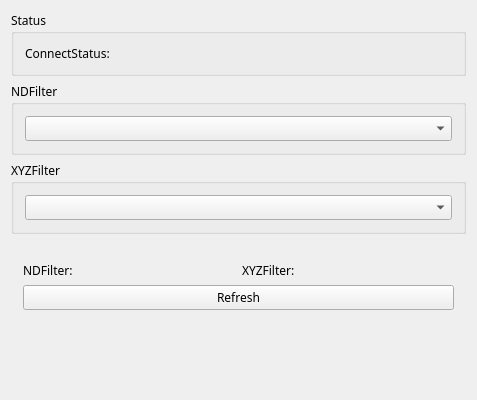
<?xml version="1.0" encoding="UTF-8"?>
<ui version="4.0">
 <class>FilterWheelWidgetClass</class>
 <widget class="QWidget" name="FilterWheelWidgetClass">
  <property name="geometry">
   <rect>
    <x>0</x>
    <y>0</y>
    <width>477</width>
    <height>400</height>
   </rect>
  </property>
  <property name="font">
   <font>
    <family>微软雅黑</family>
   </font>
  </property>
  <property name="windowTitle">
   <string>FilterWheelWidget</string>
  </property>
  <property name="styleSheet">
   <string notr="true"/>
  </property>
  <layout class="QVBoxLayout" name="verticalLayout">
   <item>
    <widget class="QGroupBox" name="groupBox_4">
     <property name="title">
      <string>Status</string>
     </property>
     <layout class="QHBoxLayout" name="horizontalLayout">
      <item>
       <layout class="QGridLayout" name="gridLayout" columnstretch="0,1">
        <item row="0" column="0">
         <widget class="QLabel" name="label_3">
          <property name="text">
           <string>ConnectStatus: </string>
          </property>
         </widget>
        </item>
        <item row="0" column="1">
         <widget class="QLabel" name="connectStatus">
          <property name="text">
           <string/>
          </property>
         </widget>
        </item>
       </layout>
      </item>
     </layout>
    </widget>
   </item>
   <item>
    <widget class="QGroupBox" name="groupBox">
     <property name="title">
      <string>NDFilter</string>
     </property>
     <layout class="QVBoxLayout" name="verticalLayout_4">
      <item>
       <widget class="QComboBox" name="NDList">
        <property name="styleSheet">
         <string notr="true"/>
        </property>
       </widget>
      </item>
     </layout>
    </widget>
   </item>
   <item>
    <widget class="QGroupBox" name="groupBox_2">
     <property name="title">
      <string>XYZFilter</string>
     </property>
     <layout class="QVBoxLayout" name="verticalLayout_5">
      <item>
       <widget class="QComboBox" name="XYZList">
        <property name="styleSheet">
         <string notr="true"/>
        </property>
       </widget>
      </item>
     </layout>
    </widget>
   </item>
   <item>
    <layout class="QGridLayout" name="gridLayout_2">
     <property name="leftMargin">
      <number>12</number>
     </property>
     <property name="rightMargin">
      <number>12</number>
     </property>
     <item row="1" column="3">
      <widget class="QLabel" name="label_4">
       <property name="text">
        <string>XYZFilter:</string>
       </property>
      </widget>
     </item>
     <item row="1" column="2">
      <widget class="QLabel" name="ndSta">
       <property name="text">
        <string/>
       </property>
      </widget>
     </item>
     <item row="1" column="1">
      <widget class="QLabel" name="label">
       <property name="text">
        <string>NDFilter:</string>
       </property>
      </widget>
     </item>
     <item row="1" column="4">
      <widget class="QLabel" name="xyzSta">
       <property name="text">
        <string/>
       </property>
      </widget>
     </item>
     <item row="2" column="1" colspan="4">
      <widget class="QPushButton" name="refreshButton">
       <property name="text">
        <string>Refresh</string>
       </property>
      </widget>
     </item>
     <item row="0" column="1">
      <widget class="QLabel" name="label_2">
       <property name="text">
        <string/>
       </property>
      </widget>
     </item>
    </layout>
   </item>
   <item>
    <spacer name="verticalSpacer">
     <property name="orientation">
      <enum>Qt::Vertical</enum>
     </property>
     <property name="sizeHint" stdset="0">
      <size>
       <width>20</width>
       <height>40</height>
      </size>
     </property>
    </spacer>
   </item>
  </layout>
 </widget>
 <layoutdefault spacing="6" margin="11"/>
 <resources/>
 <connections/>
</ui>
